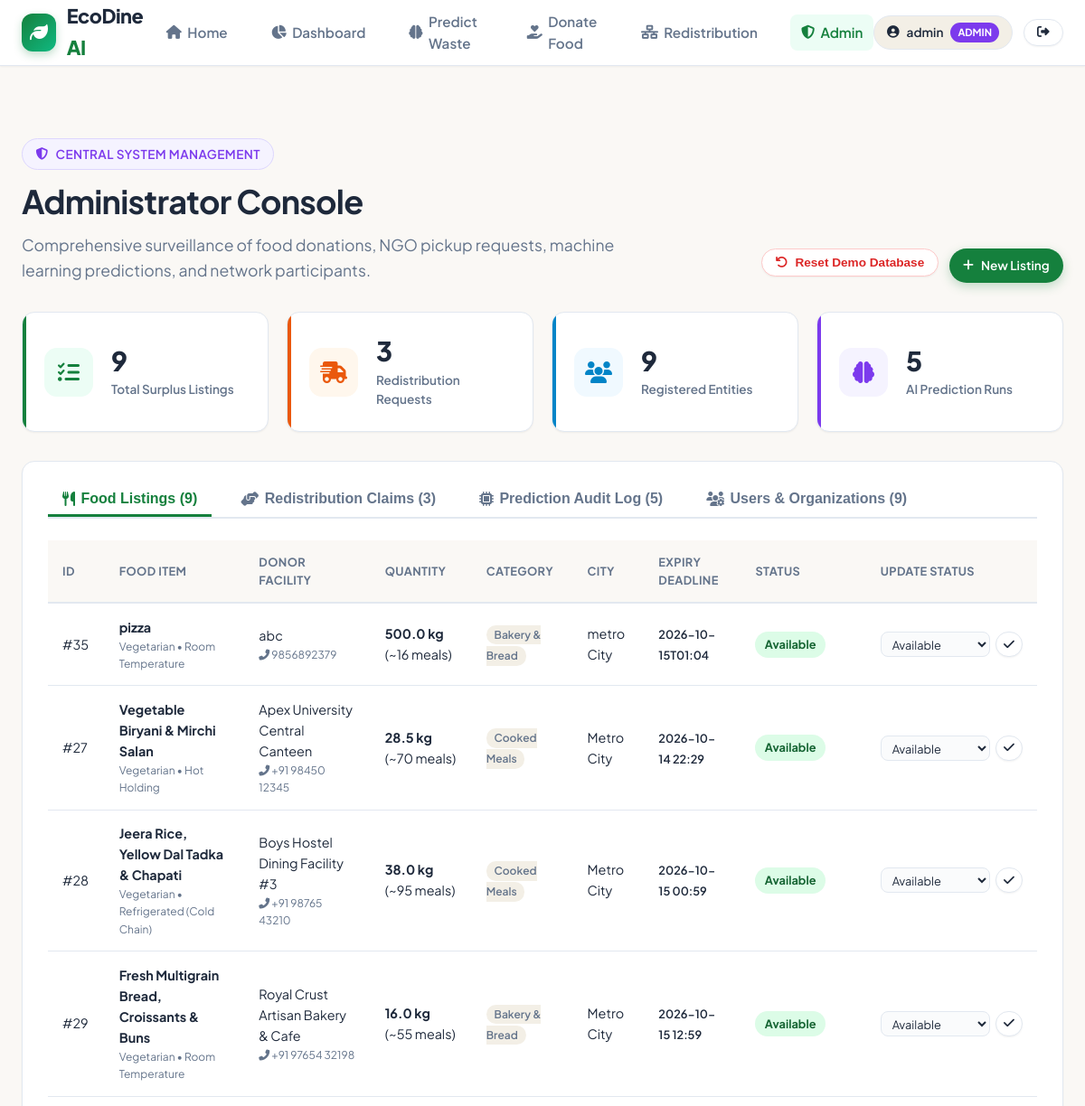
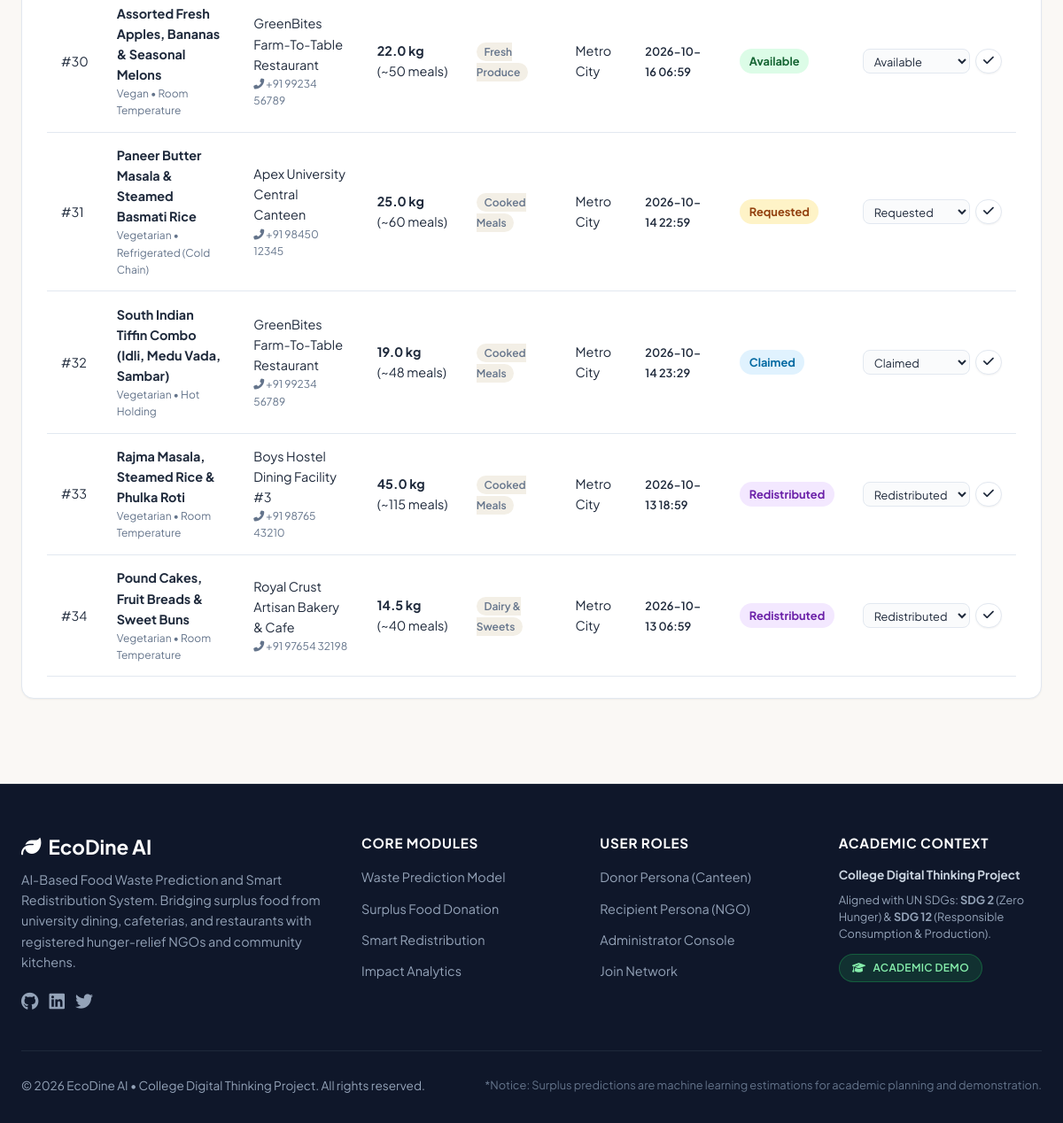
/admin (signed in), run on the app's committed database (2 pictures, top to bottom).
### tables this page shows
CREATE TABLE donations (
            id INTEGER PRIMARY KEY AUTOINCREMENT,
            donor_id INTEGER,
            donor_name TEXT NOT NULL,
            org_name TEXT NOT NULL,
            food_title TEXT NOT NULL,
            food_type TEXT NOT NULL,
            quantity_kg REAL NOT NULL,
            estimated_meals INTEGER NOT NULL,
            prep_datetime TEXT NOT NULL,
            expiry_datetime TEXT NOT NULL,
            pickup_address TEXT NOT NULL,
            city TEXT NOT NULL,
            contact_phone TEXT NOT NULL,
            contact_email TEXT,
            dietary_type TEXT NOT NULL,
            storage_requirement TEXT NOT NULL,
            notes TEXT,
            status TEXT DEFAULT 'Available' CHECK(status IN ('Available', 'Requested', 'Claimed', 'Redistributed', 'Cancelled')),
            created_at TIMESTAMP DEFAULT CURRENT_TIMESTAMP,
            FOREIGN KEY (donor_id) REFERENCES users(id) ON DELETE SET NULL
        );

### app.py (the view)
@app.route('/admin')
@role_required('admin')
def admin_dashboard():
    conn = get_db_connection()
    c = conn.cursor()
    c.execute("""
        SELECT d.*, u.contact_person, u.email as donor_email
        FROM donations d
        LEFT JOIN users u ON d.donor_id = u.id
        ORDER BY d.created_at DESC
    """)
    all_donations = [dict(row) for row in c.fetchall()]
    c.execute("""
        SELECT r.*, d.food_title, d.quantity_kg, d.city as donation_city, d.status as donation_status
        FROM redistribution_requests r
        JOIN donations d ON r.donation_id = d.id
        ORDER BY r.created_at DESC
    """)
    all_requests = [dict(row) for row in c.fetchall()]
    c.execute("SELECT id, username, email, role, org_name, contact_person, phone, city, created_at FROM users ORDER BY created_at DESC")
    all_users = [dict(row) for row in c.fetchall()]
    c.execute("""
        SELECT p.*, u.org_name
        FROM predictions_log p
        LEFT JOIN users u ON p.user_id = u.id
        ORDER BY p.created_at DESC
        LIMIT 20
    """)
    predictions_history = [dict(row) for row in c.fetchall()]
    conn.close()
    metrics = get_dashboard_metrics()
    return render_template(
        'admin.html',
        donations=all_donations,
        requests=all_requests,
        users=all_users,
        predictions=predictions_history,
        metrics=metrics
    )

### app.py (called while the page is built)
def role_required(*roles):
    def decorator(f):
        @wraps(f)
        def decorated_function(*args, **kwargs):
            if 'user_id' not in session:
                flash("Please sign in first.", "warning")
                return redirect(url_for('login'))
            if session.get('role') not in roles and session.get('role') != 'admin':
                flash("You do not have permission to access that resource.", "danger")
                return redirect(url_for('index'))
            return f(*args, **kwargs)
        return decorated_function
    return decorator

@app.context_processor
def inject_global_vars():
    return {
        'current_user': {
            'id': session.get('user_id'),
            'username': session.get('username'),
            'role': session.get('role'),
            'org_name': session.get('org_name'),
            'city': session.get('city')
        } if 'user_id' in session else None,
        'current_year': datetime.now().year
    }

### database.py (called while the page is built)
def get_db_connection():
    os.makedirs(os.path.dirname(DB_PATH), exist_ok=True)
    conn = sqlite3.connect(DB_PATH)
    conn.row_factory = sqlite3.Row
    conn.execute("PRAGMA foreign_keys = ON")
    return conn

### templates/admin.html (shortened to what this page needs)
{% extends 'base.html' %}
{% block content %}
<div class="container" style="padding-top: 2.5rem; padding-bottom: 4rem;">
  <div style="display: flex; justify-content: space-between; align-items: flex-end; flex-wrap: wrap; gap: 1rem; margin-bottom: 2rem;">
    <div>
      <div class="section-tag" style="background: #f5f3ff; color: #7c3aed; border-color: #ddd6fe;">
        <i class="fas fa-shield-alt"></i> Central System Management
      </div>
      <h1 class="section-title">Administrator Console</h1>
      <p class="section-desc">
        Comprehensive surveillance of food donations, NGO pickup requests, machine learning predictions, and network participants.
      </p>
    </div>
    <div style="display: flex; gap: 0.75rem;">
      <form action="{{ url_for('reset_demo_data') }}" method="POST" onsubmit="return confirm('Reset and re-seed the SQLite database with fresh demonstration records?');" class="no-spin">
        <button type="submit" class="btn btn-secondary btn-sm" style="color: #dc2626; border-color: #fecaca;">
          <i class="fas fa-undo"></i> Reset Demo Database
        </button>
      </form>
      <a href="{{ url_for('donate') }}" class="btn btn-primary btn-sm">
        <i class="fas fa-plus"></i> New Listing
      </a>
    </div>
  </div>
  <div class="metrics-grid">
    <div class="stat-card">
      <div class="stat-icon-wrapper">
        <i class="fas fa-list-check"></i>
      </div>
      <div class="stat-details">
        <h3>{{ donations | length }}</h3>
        <p>Total Surplus Listings</p>
      </div>
    </div>
    <div class="stat-card orange">
      <div class="stat-icon-wrapper">
        <i class="fas fa-truck-fast"></i>
      </div>
      <div class="stat-details">
        <h3>{{ requests | length }}</h3>
        <p>Redistribution Requests</p>
      </div>
    </div>
    <div class="stat-card blue">
      <div class="stat-icon-wrapper">
        <i class="fas fa-users"></i>
      </div>
      <div class="stat-details">
        <h3>{{ users | length }}</h3>
        <p>Registered Entities</p>
      </div>
    </div>
    <div class="stat-card purple">
      <div class="stat-icon-wrapper">
        <i class="fas fa-brain"></i>
      </div>
      <div class="stat-details">
        <h3>{{ predictions | length }}</h3>
        <p>AI Prediction Runs</p>
      </div>
    </div>
  </div>
  <div class="card" style="padding: 1.5rem 1.75rem; margin-bottom: 2rem;">
    <div style="display: flex; border-bottom: 2px solid var(--border-color); gap: 1rem; margin-bottom: 1.5rem; flex-wrap: wrap;">
      <button class="tab-btn active" onclick="switchAdminTab('donationsTab', this)" style="background: none; border: none; font-size: 1rem; font-weight: 700; color: var(--primary-green); padding: 0.5rem 1rem; border-bottom: 3px solid var(--primary-green); cursor: pointer; display: flex; align-items: center; gap: 0.4rem;">
        <i class="fas fa-utensils"></i> Food Listings ({{ donations | length }})
      </button>
      <button class="tab-btn" onclick="switchAdminTab('requestsTab', this)" style="background: none; border: none; font-size: 1rem; font-weight: 600; color: var(--text-muted); padding: 0.5rem 1rem; border-bottom: 3px solid transparent; cursor: pointer; display: flex; align-items: center; gap: 0.4rem;">
        <i class="fas fa-hands-helping"></i> Redistribution Claims ({{ requests | length }})
      </button>
      <button class="tab-btn" onclick="switchAdminTab('predictionsTab', this)" style="background: none; border: none; font-size: 1rem; font-weight: 600; color: var(--text-muted); padding: 0.5rem 1rem; border-bottom: 3px solid transparent; cursor: pointer; display: flex; align-items: center; gap: 0.4rem;">
        <i class="fas fa-microchip"></i> Prediction Audit Log ({{ predictions | length }})
      </button>
      <button class="tab-btn" onclick="switchAdminTab('usersTab', this)" style="background: none; border: none; font-size: 1rem; font-weight: 600; color: var(--text-muted); padding: 0.5rem 1rem; border-bottom: 3px solid transparent; cursor: pointer; display: flex; align-items: center; gap: 0.4rem;">
        <i class="fas fa-users-cog"></i> Users & Organizations ({{ users | length }})
      </button>
    </div>
    <div id="donationsTab" class="tab-content">
      <div class="table-responsive">
        <table class="custom-table">
          <thead>
            <tr>
              <th>ID</th>
              <th>Food Item</th>
              <th>Donor Facility</th>
              <th>Quantity</th>
              <th>Category</th>
              <th>City</th>
              <th>Expiry Deadline</th>
              <th>Status</th>
              <th>Update Status</th>
            </tr>
          </thead>
          <tbody>
            {% for d in donations %}
              <tr>
                <td>#{{ d.id }}</td>
                <td>
                  <strong>{{ d.food_title }}</strong>
                  <div style="font-size: 0.75rem; color: var(--text-muted);">{{ d.dietary_type }} &bull; {{ d.storage_requirement }}</div>
                </td>
                <td>
                  {{ d.org_name }}
                  <div style="font-size: 0.75rem; color: var(--text-muted);"><i class="fas fa-phone-alt"></i> {{ d.contact_phone }}</div>
                </td>
                <td><strong>{{ d.quantity_kg }} kg</strong> (~{{ d.estimated_meals }} meals)</td>
                <td><span class="tag">{{ d.food_type }}</span></td>
                <td>{{ d.city }}</td>
                <td>
                  <span style="font-size: 0.8rem; font-weight: 600;">{{ d.expiry_datetime }}</span>
                </td>
                <td>
                  <span class="status-pill status-{{ d.status | lower }}">{{ d.status }}</span>
                </td>
                <td>
                  <form action="{{ url_for('update_donation_status') }}" method="POST" style="display: flex; gap: 0.4rem;" class="no-spin">
                    <select name="new_status" class="form-control" style="width: auto; padding: 0.25rem 0.5rem; font-size: 0.8rem;">
                      <option value="Available" {% if d.status == 'Available' %}selected{% endif %}>Available</option>
                      <option value="Requested" {% if d.status == 'Requested' %}selected{% endif %}>Requested</option>
                      <option value="Claimed" {% if d.status == 'Claimed' %}selected{% endif %}>Claimed</option>
                      <option value="Redistributed" {% if d.status == 'Redistributed' %}selected{% endif %}>Redistributed</option>
                    </select>
                    <button type="submit" class="btn btn-secondary btn-sm" style="padding: 0.25rem 0.5rem;" title="Update">
                      <i class="fas fa-check"></i>
                    </button>
                  </form>
                </td>
              </tr>
            {% endfor %}
          </tbody>
        </table>
      </div>
    </div>
  </div>
</div>
{% endblock %}

### data on the page
donations: id "35", food_title "pizza", dietary_type "Vegetarian", storage_requirement "Room Temperature", org_name "abc", contact_phone "9856892379", quantity_kg "500.0", estimated_meals "16", food_type "Bakery & Bread", city "metro City", expiry_datetime "2026-10-15T01:04", status "Available", new_status "Available"
donations: id "27", food_title "Vegetable Biryani & Mirchi Salan", dietary_type "Vegetarian", storage_requirement "Hot Holding", org_name "Apex University Central Canteen", contact_phone "+91 98450 12345", quantity_kg "28.5", estimated_meals "70", food_type "Cooked Meals", city "Metro City", expiry_datetime "2026-10-14 22:29", status "Available", new_status "Available"
donations: id "28", food_title "Jeera Rice, Yellow Dal Tadka & Chapati", dietary_type "Vegetarian", storage_requirement "Refrigerated (Cold Chain)", org_name "Boys Hostel Dining Facility #3", contact_phone "+91 98765 43210", quantity_kg "38.0", estimated_meals "95", food_type "Cooked Meals", city "Metro City", expiry_datetime "2026-10-15 00:59", status "Available", new_status "Available"
donations: id "29", food_title "Fresh Multigrain Bread, Croissants & Buns", dietary_type "Vegetarian", storage_requirement "Room Temperature", org_name "Royal Crust Artisan Bakery & Cafe", contact_phone "+91 97654 32198", quantity_kg "16.0", estimated_meals "55", food_type "Bakery & Bread", city "Metro City", expiry_datetime "2026-10-15 12:59", status "Available", new_status "Available"
donations: id "30", food_title "Assorted Fresh Apples, Bananas & Seasonal Melons", dietary_type "Vegan", storage_requirement "Room Temperature", org_name "GreenBites Farm-To-Table Restaurant", contact_phone "+91 99234 56789", quantity_kg "22.0", estimated_meals "50", food_type "Fresh Produce", city "Metro City", expiry_datetime "2026-10-16 06:59", status "Available", new_status "Available"
donations: id "31", food_title "Paneer Butter Masala & Steamed Basmati Rice", dietary_type "Vegetarian", storage_requirement "Refrigerated (Cold Chain)", org_name "Apex University Central Canteen", contact_phone "+91 98450 12345", quantity_kg "25.0", estimated_meals "60", food_type "Cooked Meals", city "Metro City", expiry_datetime "2026-10-14 22:59", status "Requested", new_status "Requested"
donations: id "32", food_title "South Indian Tiffin Combo (Idli, Medu Vada, Sambar)", dietary_type "Vegetarian", storage_requirement "Hot Holding", org_name "GreenBites Farm-To-Table Restaurant", contact_phone "+91 99234 56789", quantity_kg "19.0", estimated_meals "48", food_type "Cooked Meals", city "Metro City", expiry_datetime "2026-10-14 23:29", status "Claimed", new_status "Claimed"
donations: id "33", food_title "Rajma Masala, Steamed Rice & Phulka Roti", dietary_type "Vegetarian", storage_requirement "Room Temperature", org_name "Boys Hostel Dining Facility #3", contact_phone "+91 98765 43210", quantity_kg "45.0", estimated_meals "115", food_type "Cooked Meals", city "Metro City", expiry_datetime "2026-10-13 18:59", status "Redistributed", new_status "Redistributed"
donations: id "34", food_title "Pound Cakes, Fruit Breads & Sweet Buns", dietary_type "Vegetarian", storage_requirement "Room Temperature", org_name "Royal Crust Artisan Bakery & Cafe", contact_phone "+91 97654 32198", quantity_kg "14.5", estimated_meals "40", food_type "Dairy & Sweets", city "Metro City", expiry_datetime "2026-10-13 06:59", status "Redistributed", new_status "Redistributed"

### other printed values
{{ current_user.username }} "admin"
{{ current_user.role }} "ADMIN"
{{ donations | length }} "9"
{{ requests | length }} "3"
{{ users | length }} "9"
{{ predictions | length }} "5"
